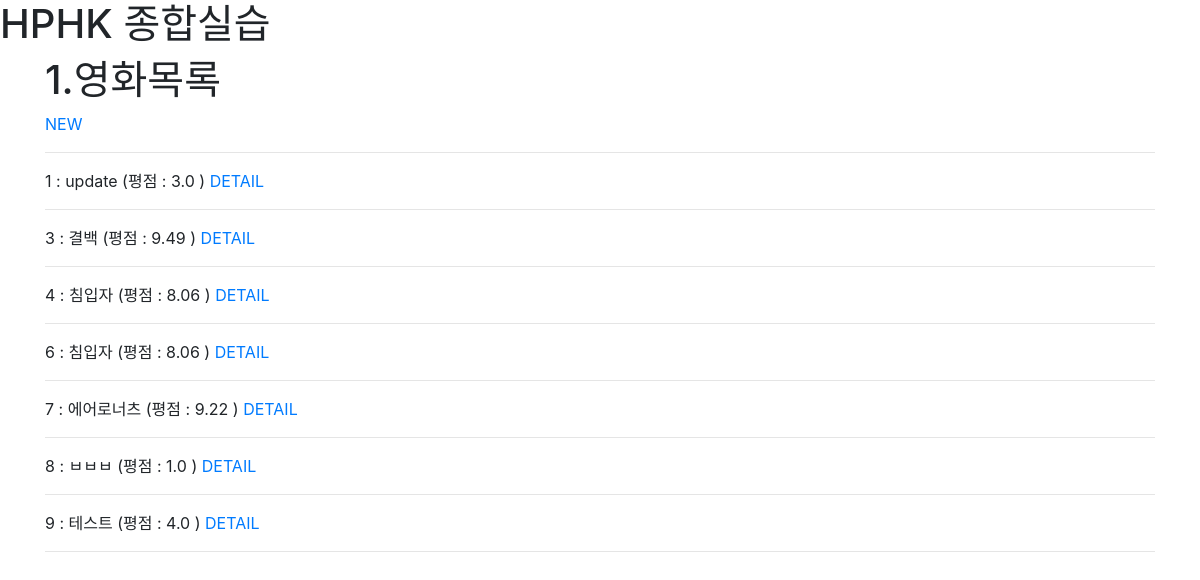
Page /movies/ on the committed database.
### movies/models.py (models this page shows)
class Movie(models.Model):
    title = models.CharField(max_length=1000)
    title_en = models.CharField(max_length=1000)
    audience = models.IntegerField()
    open_date = models.DateField()
    genre = models.CharField(max_length=100)
    watch_grade = models.CharField(max_length=100)
    score = models.FloatField()
    poster_url = models.TextField()
    description = models.TextField()

### movies/views.py (the view)
# urls.py: path('', views.index, name='index'),
def index(request):
    movies = Movie.objects.all()
    context = {
        'movies':movies,
    }
    return render(request, 'movies/index.html', context)

### movies/templates/movies/index.html
{% extends 'base.html' %}
{% block content %}
<h1>1.영화목록</h1>
<a href="{% url 'movies:create' %}">NEW</a>
<hr>
{% for movie in movies %}
{{ movie.pk }} : {{ movie.title }}  (평점 : {{ movie.score }} )
<a href="{% url 'movies:detail' movie.pk %}">DETAIL</a>
<hr>
{% endfor %}
{% endblock  %}

### rows in the picture
Movie: pk "1", title "update", score "3.0"
Movie: pk "3", title "결백", score "9.49"
Movie: pk "4", title "침입자", score "8.06"
Movie: pk "6", title "침입자", score "8.06"
Movie: pk "7", title "에어로너츠", score "9.22"
Movie: pk "8", title "ㅂㅂㅂ", score "1.0"
Movie: pk "9", title "테스트", score "4.0"
